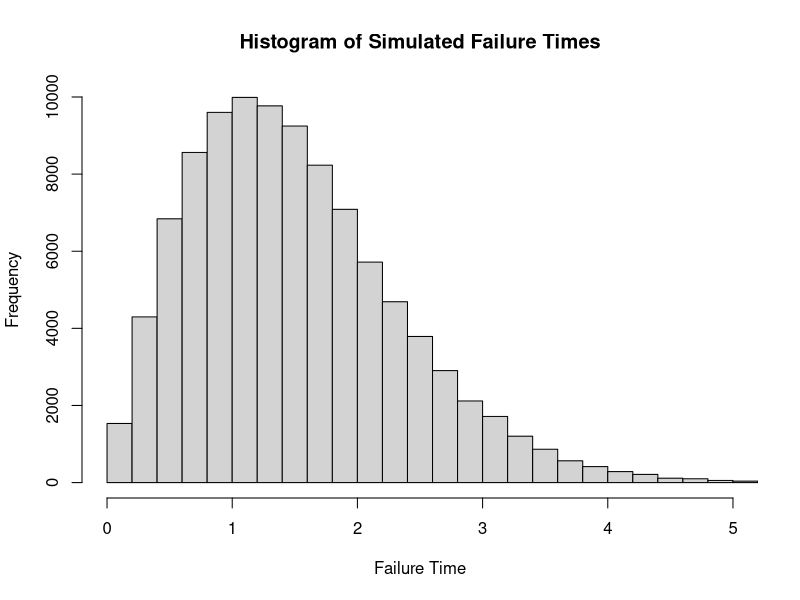

R code for this plot:
# Data and parameters from previous parts
data <- c(0.66, 2.30, 1.98, 1.49, 0.62)
kappa <- 2
a <- 0
b <- 5
theta_values <- seq(a, b, length.out = 1000)
prior <- dunif(theta_values, min = a, max = b)

# Compute the Weibull likelihood
likelihood_weibull <- function(x, theta) {
  if (theta <= 0) return(0)
  lambda <- sqrt(theta)
  return(dweibull(x, shape = kappa, scale = lambda))
}

# Compute the posterior
posterior <- sapply(theta_values, function(theta) {
  prod(sapply(data, likelihood_weibull, theta = theta))
}) * prior

# Normalize the posterior
posterior <- posterior / sum(posterior * diff(theta_values[1:2]))

# Number of simulations
n_sim <- 100000

# Function to simulate from the Weibull distribution given theta
simulate_weibull <- function(theta) {
  lambda <- sqrt(theta)
  rweibull(1, shape = kappa, scale = lambda)
}

# Simulate failure times for the 6th component
set.seed(123)  # Setting seed for reproducibility
simulated_times <- numeric(n_sim)
for (i in 1:n_sim) {
  # Sample a theta value from the posterior distribution
  sampled_theta <- sample(theta_values, size = 1, prob = posterior)
  # Simulate a failure time from the Weibull distribution with the sampled theta
  simulated_times[i] <- simulate_weibull(sampled_theta)
}

# Create histogram of the simulated times
plot = hist(simulated_times, breaks = 50, main = "Histogram of Simulated Failure Times",
     xlab = "Failure Time", xlim = c(0, 5))
print(plot)

# Calculate the probability P(1 < X6 < 2 | x)
prob_between_1_and_2 <- mean(simulated_times > 1 & simulated_times < 2)

# Print the probability
prob_between_1_and_2
